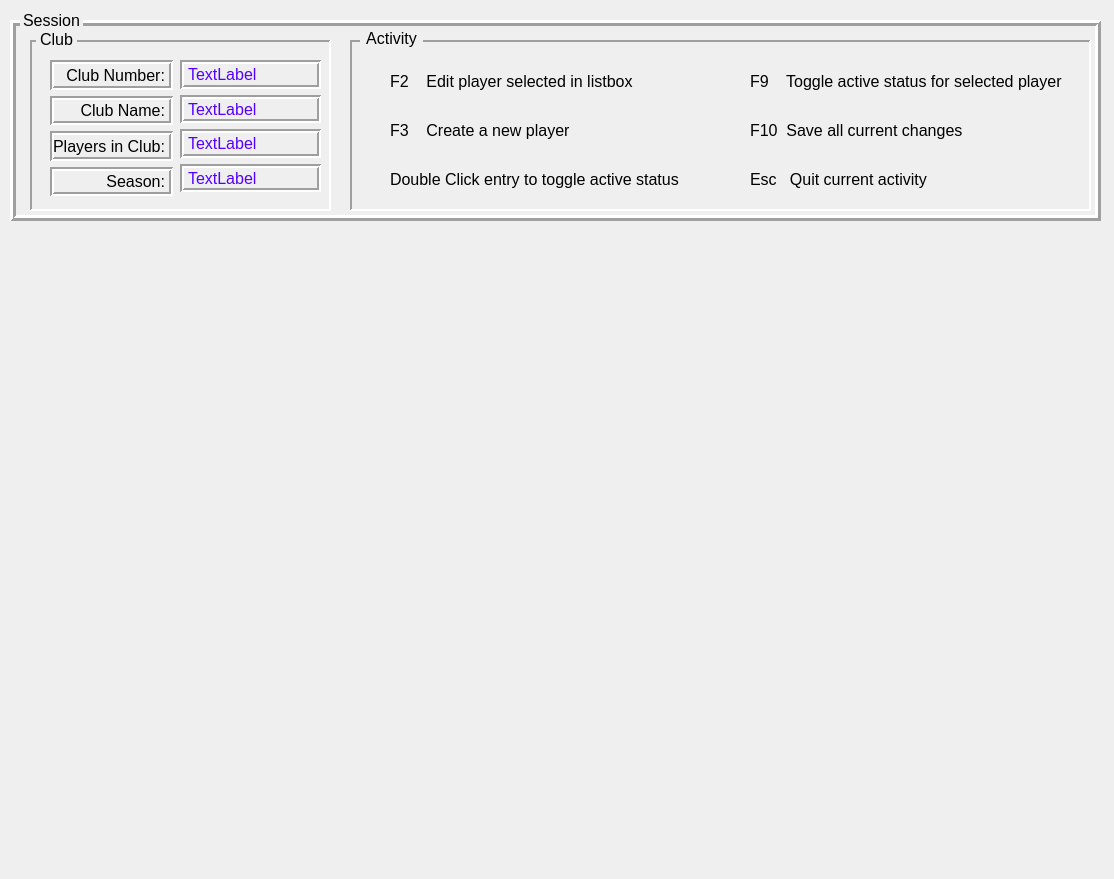
<?xml version="1.0" encoding="UTF-8"?>
<ui version="4.0">
 <class>Master</class>
 <widget class="QMainWindow" name="Master">
  <property name="geometry">
   <rect>
    <x>0</x>
    <y>0</y>
    <width>1114</width>
    <height>879</height>
   </rect>
  </property>
  <property name="font">
   <font>
    <pointsize>12</pointsize>
    <fontweight>Medium</fontweight>
   </font>
  </property>
  <property name="windowTitle">
   <string>Cribbage Grass Roots</string>
  </property>
  <widget class="QWidget" name="TopContainer">
   <widget class="QFrame" name="sessionPanel">
    <property name="geometry">
     <rect>
      <x>10</x>
      <y>20</y>
      <width>1091</width>
      <height>201</height>
     </rect>
    </property>
    <property name="frameShape">
     <enum>QFrame::Shape::Box</enum>
    </property>
    <property name="frameShadow">
     <enum>QFrame::Shadow::Raised</enum>
    </property>
    <property name="lineWidth">
     <number>3</number>
    </property>
    <widget class="QFrame" name="clubPanel">
     <property name="geometry">
      <rect>
       <x>20</x>
       <y>20</y>
       <width>301</width>
       <height>171</height>
      </rect>
     </property>
     <property name="frameShape">
      <enum>QFrame::Shape::Panel</enum>
     </property>
     <property name="frameShadow">
      <enum>QFrame::Shadow::Sunken</enum>
     </property>
     <property name="lineWidth">
      <number>2</number>
     </property>
     <widget class="QWidget" name="layoutWidget">
      <property name="geometry">
       <rect>
        <x>20</x>
        <y>20</y>
        <width>123</width>
        <height>136</height>
       </rect>
      </property>
      <layout class="QVBoxLayout" name="verticalLayout_3">
       <item>
        <widget class="QLabel" name="clubNumberLabel">
         <property name="frameShape">
          <enum>QFrame::Shape::Box</enum>
         </property>
         <property name="frameShadow">
          <enum>QFrame::Shadow::Sunken</enum>
         </property>
         <property name="lineWidth">
          <number>2</number>
         </property>
         <property name="text">
          <string>Club Number:</string>
         </property>
         <property name="alignment">
          <set>Qt::AlignmentFlag::AlignRight|Qt::AlignmentFlag::AlignTrailing|Qt::AlignmentFlag::AlignVCenter</set>
         </property>
        </widget>
       </item>
       <item>
        <widget class="QLabel" name="clubNameLabel">
         <property name="frameShape">
          <enum>QFrame::Shape::Box</enum>
         </property>
         <property name="frameShadow">
          <enum>QFrame::Shadow::Sunken</enum>
         </property>
         <property name="lineWidth">
          <number>2</number>
         </property>
         <property name="text">
          <string>Club Name:</string>
         </property>
         <property name="alignment">
          <set>Qt::AlignmentFlag::AlignRight|Qt::AlignmentFlag::AlignTrailing|Qt::AlignmentFlag::AlignVCenter</set>
         </property>
        </widget>
       </item>
       <item>
        <widget class="QLabel" name="clubPlayersLabel">
         <property name="frameShape">
          <enum>QFrame::Shape::Box</enum>
         </property>
         <property name="frameShadow">
          <enum>QFrame::Shadow::Sunken</enum>
         </property>
         <property name="lineWidth">
          <number>2</number>
         </property>
         <property name="text">
          <string>Players in Club:</string>
         </property>
         <property name="alignment">
          <set>Qt::AlignmentFlag::AlignRight|Qt::AlignmentFlag::AlignTrailing|Qt::AlignmentFlag::AlignVCenter</set>
         </property>
        </widget>
       </item>
       <item>
        <widget class="QLabel" name="clubSeasonLabel">
         <property name="frameShape">
          <enum>QFrame::Shape::Box</enum>
         </property>
         <property name="frameShadow">
          <enum>QFrame::Shadow::Sunken</enum>
         </property>
         <property name="lineWidth">
          <number>2</number>
         </property>
         <property name="text">
          <string>Season:</string>
         </property>
         <property name="alignment">
          <set>Qt::AlignmentFlag::AlignRight|Qt::AlignmentFlag::AlignTrailing|Qt::AlignmentFlag::AlignVCenter</set>
         </property>
        </widget>
       </item>
      </layout>
     </widget>
     <widget class="QWidget" name="layoutWidget">
      <property name="geometry">
       <rect>
        <x>150</x>
        <y>20</y>
        <width>141</width>
        <height>132</height>
       </rect>
      </property>
      <layout class="QVBoxLayout" name="verticalLayout_4">
       <item>
        <widget class="QLabel" name="clubNumber">
         <property name="styleSheet">
          <string notr="true">color: rgb(85, 0, 255);
font: 700 11pt &quot;Segoe UI&quot;;</string>
         </property>
         <property name="frameShape">
          <enum>QFrame::Shape::Box</enum>
         </property>
         <property name="frameShadow">
          <enum>QFrame::Shadow::Sunken</enum>
         </property>
         <property name="lineWidth">
          <number>2</number>
         </property>
         <property name="text">
          <string>TextLabel</string>
         </property>
        </widget>
       </item>
       <item>
        <widget class="QLabel" name="clubName">
         <property name="styleSheet">
          <string notr="true">color: rgb(85, 0, 255);
font: 700 11pt &quot;Segoe UI&quot;;</string>
         </property>
         <property name="frameShape">
          <enum>QFrame::Shape::Box</enum>
         </property>
         <property name="frameShadow">
          <enum>QFrame::Shadow::Sunken</enum>
         </property>
         <property name="lineWidth">
          <number>2</number>
         </property>
         <property name="text">
          <string>TextLabel</string>
         </property>
        </widget>
       </item>
       <item>
        <widget class="QLabel" name="clubPlayers">
         <property name="styleSheet">
          <string notr="true">color: rgb(85, 0, 255);
font: 700 11pt &quot;Segoe UI&quot;;</string>
         </property>
         <property name="frameShape">
          <enum>QFrame::Shape::Box</enum>
         </property>
         <property name="frameShadow">
          <enum>QFrame::Shadow::Sunken</enum>
         </property>
         <property name="lineWidth">
          <number>2</number>
         </property>
         <property name="text">
          <string>TextLabel</string>
         </property>
        </widget>
       </item>
       <item>
        <widget class="QLabel" name="clubSeason">
         <property name="styleSheet">
          <string notr="true">color: rgb(85, 0, 255);
font: 700 11pt &quot;Segoe UI&quot;;</string>
         </property>
         <property name="frameShape">
          <enum>QFrame::Shape::Box</enum>
         </property>
         <property name="frameShadow">
          <enum>QFrame::Shadow::Sunken</enum>
         </property>
         <property name="lineWidth">
          <number>2</number>
         </property>
         <property name="text">
          <string>TextLabel</string>
         </property>
        </widget>
       </item>
      </layout>
     </widget>
    </widget>
    <widget class="QFrame" name="playerActivityPanel">
     <property name="geometry">
      <rect>
       <x>340</x>
       <y>20</y>
       <width>741</width>
       <height>171</height>
      </rect>
     </property>
     <property name="frameShape">
      <enum>QFrame::Shape::Panel</enum>
     </property>
     <property name="frameShadow">
      <enum>QFrame::Shadow::Sunken</enum>
     </property>
     <property name="lineWidth">
      <number>2</number>
     </property>
     <widget class="QWidget" name="layoutWidget">
      <property name="geometry">
       <rect>
        <x>40</x>
        <y>20</y>
        <width>341</width>
        <height>141</height>
       </rect>
      </property>
      <layout class="QVBoxLayout" name="verticalLayout_5">
       <item>
        <widget class="QLabel" name="playersF2ActivityLabel">
         <property name="text">
          <string>F2    Edit player selected in listbox</string>
         </property>
        </widget>
       </item>
       <item>
        <widget class="QLabel" name="playersF3ActivityLabel">
         <property name="text">
          <string>F3    Create a new player</string>
         </property>
        </widget>
       </item>
       <item>
        <widget class="QLabel" name="playersDoubleClickActivityLabel">
         <property name="text">
          <string>Double Click entry to toggle active status</string>
         </property>
        </widget>
       </item>
      </layout>
     </widget>
     <widget class="QWidget" name="verticalLayoutWidget">
      <property name="geometry">
       <rect>
        <x>400</x>
        <y>20</y>
        <width>331</width>
        <height>141</height>
       </rect>
      </property>
      <layout class="QVBoxLayout" name="verticalLayout">
       <item>
        <widget class="QLabel" name="playersF9ActivityLabel">
         <property name="text">
          <string>F9    Toggle active status for selected player</string>
         </property>
        </widget>
       </item>
       <item>
        <widget class="QLabel" name="playersF10ActivityLabel">
         <property name="text">
          <string>F10  Save all current changes</string>
         </property>
        </widget>
       </item>
       <item>
        <widget class="QLabel" name="playersEscActivityLabel">
         <property name="text">
          <string>Esc   Quit current activity</string>
         </property>
        </widget>
       </item>
      </layout>
     </widget>
    </widget>
    <widget class="QLabel" name="clubFrameLabel">
     <property name="geometry">
      <rect>
       <x>26</x>
       <y>9</y>
       <width>41</width>
       <height>20</height>
      </rect>
     </property>
     <property name="autoFillBackground">
      <bool>true</bool>
     </property>
     <property name="styleSheet">
      <string notr="true">opacity : 255</string>
     </property>
     <property name="text">
      <string>Club</string>
     </property>
     <property name="alignment">
      <set>Qt::AlignmentFlag::AlignCenter</set>
     </property>
    </widget>
    <widget class="QLabel" name="activityFrameLabel">
     <property name="geometry">
      <rect>
       <x>350</x>
       <y>8</y>
       <width>63</width>
       <height>20</height>
      </rect>
     </property>
     <property name="autoFillBackground">
      <bool>true</bool>
     </property>
     <property name="styleSheet">
      <string notr="true">opacity: 1.0;</string>
     </property>
     <property name="text">
      <string>Activity</string>
     </property>
     <property name="alignment">
      <set>Qt::AlignmentFlag::AlignCenter</set>
     </property>
    </widget>
   </widget>
   <widget class="QLabel" name="SessionFrameLabel">
    <property name="geometry">
     <rect>
      <x>20</x>
      <y>10</y>
      <width>63</width>
      <height>20</height>
     </rect>
    </property>
    <property name="font">
     <font>
      <pointsize>12</pointsize>
      <fontweight>Medium</fontweight>
     </font>
    </property>
    <property name="autoFillBackground">
     <bool>true</bool>
    </property>
    <property name="text">
     <string>Session</string>
    </property>
    <property name="alignment">
     <set>Qt::AlignmentFlag::AlignCenter</set>
    </property>
   </widget>
  </widget>
 </widget>
 <resources/>
 <connections/>
</ui>
